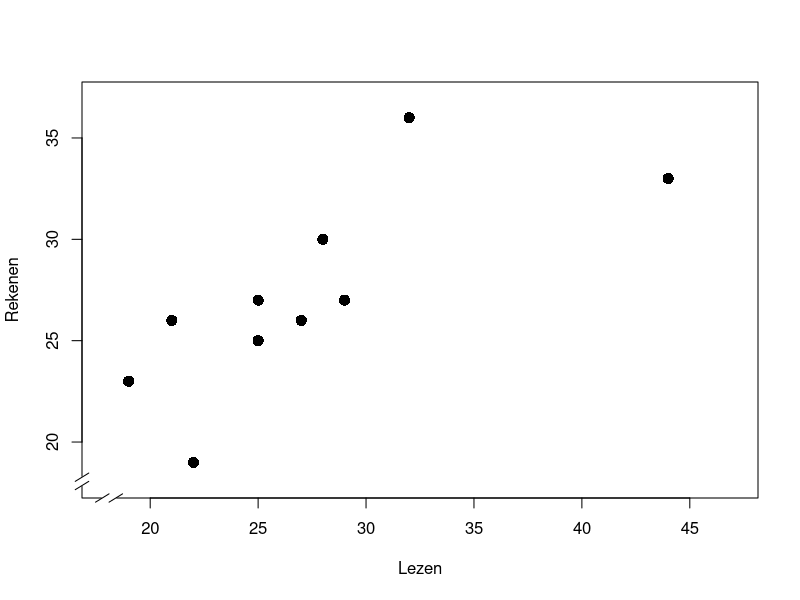

Source code (R): (Note: this script raises an error after producing the figure.)
## ---- chunk 1
cito <- read.table(file="data/cito.txt", header=TRUE)
with(cito, plot(Lezen,Rekenen,pch=16,cex=1.5, xlim=c(18,47), ylim=c(18,37)) )
plotrix::axis.break(axis=1) # break in onderste X-as
plotrix::axis.break(axis=2) # break in linker Y-as
## ---- chunk 2
# original version named correlationincolor.r, for statistiek1011, HQ 20110601
op <- par( mfrow=c(2,4), mar=c(2,2,2,1), oma=c(3,3,1,1) )  # 2 rows 4 cols
tol <- .005 # tolerance between intended and simulated correlation coef
for (i in c(.9,.7,.5,.3) ) {
	Sigma <- matrix( c(1,i,i,1), ncol=2 )
	repeat {
		aux <- mvrnorm( n=50, mu=c(0,3), Sigma=Sigma )
		thisr <- sqrt(summary(lm(aux[,2]~aux[,1]))[[8]]) * sign(coef(lm(aux[,2]~aux[,1]))[[2]])
		if (abs(thisr-i)<=tol) {break}
	}
# colors are gradient between 5/6 and 6/6 of rainbow
# note that colors are inverted relative to original version, blue pos red neg
	plot(aux, type="n", xlab="",ylab="",
		xlim=c(-2.6,2.6),ylim=c(0.4,5.6), pch=16 )
	abline(a=3,b=1,lty=2,col="grey")
	points(aux, cex=2, 
		 col=rainbow(n=1,start=(5/6-i/6)), pch=16 )
	text(-2,5, paste("r = ",round(thisr,2),sep=""), cex=1.5, adj=0 )
}
for (i in c(-.9,-.7,-.5,-.3) ) {
	Sigma <- matrix( c(1,i,i,1), ncol=2 )
	repeat {
		aux <- mvrnorm( n=50, mu=c(0,3), Sigma=Sigma )
		thisr <- sqrt(summary(lm(aux[,2]~aux[,1]))[[8]]) * sign(coef(lm(aux[,2]~aux[,1]))[[2]])
		if (abs(thisr-i)<=tol) {break}
	}
# note that colors are inverted relative to original version, blue pos red neg
	plot(aux, type="n", xlab="",ylab="",
		 xlim=c(-2.6,2.6),ylim=c(0.4,5.6), pch=16 )
	abline(a=3,b=-1,lty=2,col="grey")
	points(aux, cex=2, 
		   col=rainbow(n=1,start=(5/6-i/6)), pch=16 )
	text(-2,5, paste("r = ",round(thisr,2),sep=""), cex=1.5, adj=0 )
}
mtext(side=1,"x",outer=T,line=1,cex=2)
mtext(side=2,"y",outer=T,line=1,cex=2)
## ---- chunk 3
cito <- read.table(file="data/cito.txt", header=TRUE)
cor( cito[,2:4] ) # correlatie-matrix van kolommen 2,3,4
with( cito, cor.test( Lezen, Rekenen ) )
## ---- chunk 4
# modified from chunk above
# original version, named cito.R, by HQ 20160228 and 20160406
# data set `cito` is still available
with(cito, plot(Lezen,Rekenen,pch=16,cex=1.5, xlim=c(18,47), ylim=c(18,37)) )
plotrix::axis.break(axis=1) # break in onderste X-as
plotrix::axis.break(axis=2) # break in linker Y-as
lm1 <- lm(Rekenen~Lezen, data=cito) 
segments( x0=cito$Lezen[2], y0=0, y1=fitted(lm1)[2], col="green", lwd=6 )
segments( x0=cito$Lezen[2], y0=fitted(lm1)[2], y1=cito$Rekenen[2], col="red", lwd=6 )
abline(lm1,col="purple",lwd=2,lty=2)
with(cito, points( mean(Lezen), mean(Rekenen), pch=3, cex=2) ) # means
with(cito, text( Lezen[2]+1,Rekenen[2], "2", cex=0.75, adj=0) ) # influential points
with(cito, text( Lezen[3]+1,Rekenen[3], "3", cex=0.75, adj=0) )
## ---- chunk 5
summary( m1 <- lm( Rekenen~Lezen, data=cito ) )
## ---- chunk 6
sd( resid( m1 ) ) # s.d. van residuen volgens `m1`
## ---- chunk 7
with(cito, cor.test( Lezen,Rekenen, method="spearman" ) )
## ---- chunk 8
StadPlat2 <- ifelse( cito$Leerling<6, 1, 0) # 1=stad, 0=plat
Reken2 <- ifelse( cito$Rekenen>mean(cito$Rekenen), 1, 0 ) # 1=hoog, 0=laag
## ---- chunk 9
print( table(StadPlat2,Reken2) -> citokruistabel ) # maak en bewaar en toon kruistabel
if (require(psych)) { # voor psych::phi
  phi(citokruistabel) # eerder gemaakte kruistabel is hier invoer!
}
## ---- chunk 10
knitr::include_graphics("figures/correlation.png")
